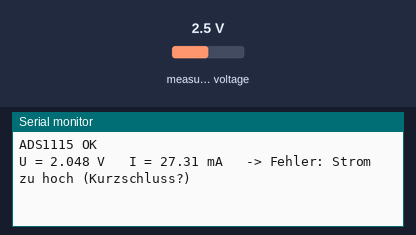
Recording of a sketch running on a simulated ESP32-C3. Parts: the last lines printed to the serial monitor. The test bench sets the inputs (shaded band); at power-on: measured voltage 2.5 V.

Above: at 3.2 s.
3.3 s: measured voltage set to 0.1 V
At 5.3 s:
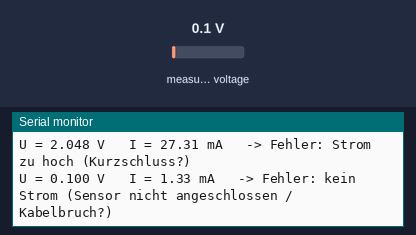
5.9 s: measured voltage set to 1.2 V
At 7.6 s:
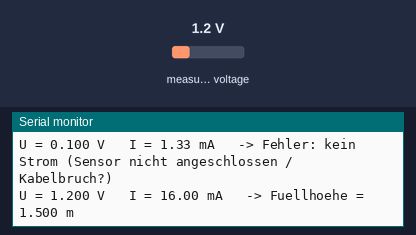

Measured:
- after the input at 3.3 s, the serial monitor: prints a new line after 1.1 s (image 1)
- after the input at 5.9 s, the serial monitor: prints a new line after 0.74 s (image 2)

The sketch:

ads1115-test.ino
```cpp
// (licence header left out)
#include <Wire.h>
#include <Adafruit_ADS1X15.h>

// ---- Adjust ----
const float RANGE_M       = 2.0;  // sensor range in m water column
const float SHUNT_OHM     = 75.0;  // R1 || R2 = 2x 150 Ohm
// ------------------

const int PIN_SDA = 8;    // LOLIN C3 mini
const int PIN_SCL = 10;

Adafruit_ADS1115 ads;

void setup() {
  Serial.begin(115200);
  delay(2000);                       // time to open the serial monitor
  Wire.begin(PIN_SDA, PIN_SCL);

  if (!ads.begin(0x48, &Wire)) {     // ADDR to GND -> 0x48
    Serial.println("ADS1115 nicht gefunden - Verdrahtung/Steckrichtung pruefen!");
    while (true) delay(1000);
  }
  ads.setGain(GAIN_TWO);             // range +/-2.048 V (fits 0.3-1.5 V)
  Serial.println("ADS1115 OK");
}

void loop() {
  // average 16 readings
  float sum = 0;
  for (int i = 0; i < 16; i++) {
    sum += ads.computeVolts(ads.readADC_SingleEnded(0));
    delay(5);
  }
  float u  = sum / 16.0;                   // shunt voltage in V
  float mA = u / SHUNT_OHM * 1000.0;       // loop current

  Serial.printf("U = %.3f V   I = %.2f mA   ", u, mA);

  if (mA < 3.5) {
    Serial.println("-> Fehler: kein Strom (Sensor nicht angeschlossen / Kabelbruch?)");
  } else if (mA > 21.0) {
    Serial.println("-> Fehler: Strom zu hoch (Kurzschluss?)");
  } else {
    float level = (mA - 4.0) / 16.0 * RANGE_M;
    if (level < 0) level = 0;
    Serial.printf("-> Fuellhoehe = %.3f m\n", level);
  }
  delay(2000);
}
```
